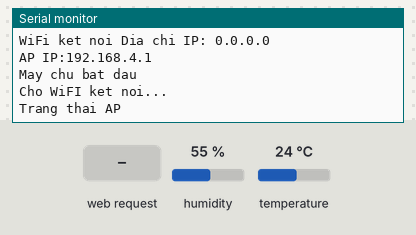
Simulated run of this sketch. Board: ESP8266 (NodeMCU). Shown: the last lines printed to the serial monitor. Wiring (inferred from the names in the program): DS1307 clock at I2C address 0x68. The inputs (shaded band) are chosen by the test bench; at power-on: humidity 55 %, temperature 24 °C. WiFi joins after 1.5 s; servers stay silent unless stated; a WiFi scan finds three made-up networks; the local clock reads 2024-03-15 10:24:30 at power-on unless the sketch sets it; storage starts empty; EEPROM starts erased.

Above: at 3.5 s.
3.6 s: HTTP request GET /setting?ssid=1&pass=1&host=1 received
At 4.8 s:
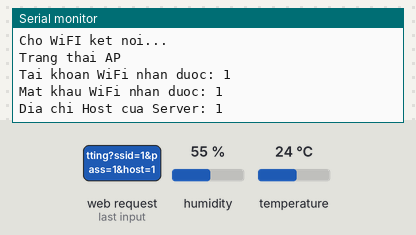
5.1 s: HTTP request GET /setting?ssid=120&pass=120&host=120 received
At 6.0 s:
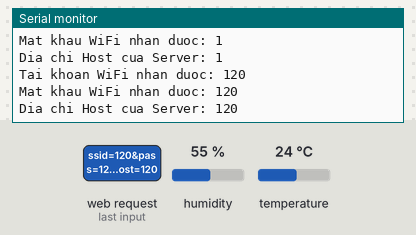

The sketch:

wifi.ino
```cpp
//Code này dùng đề kết nối WIFI và đọc các module thời gian thực DS1307, module SDcard, module DHT11
//KHi khởi động thì ESP kiểm tra EEPROM xem đã lưu ID và Pass WIFI chưa nếu đã lưu thì kết nối
//Nếu chưa lưu hoặc không kết nối được thì ESP chuyển sang chế độ AP
//Ở chế độ AP thì ESP là server và điện thoại truy cập vào WIFI của ESP
//Điện thoại vào trình và đến địa chỉ 192.168.4.1 để gửi tên WIFI , Pass và địa chỉ host
//ESP nhận được và khởi động lại là OK
//Khi ESP dùng chế độ client thì mới hiện thị thời gian, và nhiệt độ, độ ẩm.
//ESP tạo ra các file để lưu dữ liệu nhiệt độ vào file mỗi ngày có 1 file cho tchawsc


//WIFI
#include<ESP8266WiFi.h>
#include<ESP8266WebServer.h>
#include"EEPROM.h"


//SocketIO
#include <SocketIOClient.h>
#include <ArduinoJson.h>

//Ngoai vi
#include <DHT.h>
#include<Wire.h>
#include<SPI.h>
#include <SD.h>


//SocketIO
const int port = 6969;
char host[20];


//WIFI
ESP8266WebServer server(80);
const char* ssidESP   =    "DoAn2";
const char* passESP   =    "12345678";
String st;
String content;
int statusCode;
int n = 1;


//Bien luu du lieu lay tu HTML
String hsid;
String hpass;
String hhost;


////Bien luu ten wifi mat khau
String ssid;
String pass;
String iphost;

// DHT11
const int DHTPIN = 5;//Lấy dữ liệu chân D1
const int DHTTYPE = DHT11;//Sử dụng DHT11
DHT dht (DHTPIN, DHTTYPE);


// DS1307
const byte DS1307 = 0x68; //Địa chỉ của DS1307
const byte NumberOfFields = 7; //Số byte dữ liệu sẽ được đọc từ DS1307
int second, minute, hour, day, weekday, month, year; //Các biến thời gian

//SD
File myFile;


float h,t;


unsigned long sendJsonMillis = 0;
unsigned long displayMillis = 0;

extern String RID;
extern String Rfull;

void setup()
{
  Serial.begin(115200);
  delay(10);
  dht.begin();
  Wire.begin(D5, D8);// Khai báo chân cho I2C chân 0(D3 -> D5) SDA, chân 2(D4 -> D8) SCL
  setTime(19, 6, 0, 2, 12, 6, 17); //Cài đặt thời gian 12:30:45 CN 08-02-2015
  if(SD.begin(4))
  {
    openFirstFile(day, month, year);
  }

  delay(10);

  readIdPassEEPROM();

  if (WiFi.status() != WL_CONNECTED)
  {
    n = 1;
    Serial.println("Trang thai AP");
//    WiFi.mode(WIFI_STA);
//    WiFi.begin(ssid.c_str(), pass.c_str());
  }

  if (WiFi.status() == WL_CONNECTED)
  {
    n = 2;
    Serial.println("Trang thai client");
    WiFi.mode(WIFI_STA);
    WiFi.begin(ssid.c_str(), pass.c_str());

  }

}


void loop()
{
  readDHT();
  readDS1307();
  writeSD(h,t,hour,minute,second); // Ghi Nhiet do va do am vao the nho
  server.handleClient();

  if((millis()-displayMillis > 1000)&&(n==2))
  {
    displayMillis = millis();
    digitalClockDisplay();
    Serial.print("Nhiet do: ");
    Serial.println(t);
    Serial.print("Do am: ");
    Serial.println(h);
  }
}


//Ket noi WiFi
void readIdPassEEPROM(void)  // Đọc dữ liệu từ eeprom để kết nối vào mạng wifi nhà
{

  EEPROM.begin(512);
  delay(10);
  Serial.println("");
  Serial.println("Kiem tra EEPROM");
  String qsid;
  for(int i = 0; i < 32; i++)
  {
    qsid += char(EEPROM.read(i));
  }
  ssid = catChuoi(qsid); //Cat khoang trong sau chuoi
  Serial.print("SSID: ");
  Serial.println(ssid.c_str());

  String qpass;
  for (int i = 32; i < 96; i++)
  {
    qpass += char(EEPROM.read(i));
  }
  pass = catChuoi(qpass);

  String qhost;
  for (int i = 96; i < 115; i++)
  {
    qhost += char(EEPROM.read(i));
  }
  iphost = catChuoi(qhost);

  if(ssid.length() > 1)
  {
    Serial.println("Do dai ID");
    Serial.println(ssid.length());
    WiFi.begin(ssid.c_str(), pass.c_str());
      if (testWifi())
   {
     guiWeb(0);
     EEPROM.end();
     return;
   }
  }

  setupAP();
  EEPROM.end();
}


String catChuoi(String s1)
{
  String s2;
  String s3 = "";
  int len = s1.length();
  if(len <= 1) return s3;
  for (int i = 0; i< len; i++)
  {
    if (s1[i] == 124) return s2;
    s2 += s1[i];
    if (i == (len - 1)) return s3;
  }
}


bool testWifi(void)   // Xem có kết nối vào wifi được không.
{
  int c = 0;
  Serial.println("Xin vui long doi ket noi WiFi");
  while (c < 20)
  {
    if(WiFi.status() == WL_CONNECTED)
    {
      Serial.println("Da ket noi WiFi");
      return true;
    }
    delay(1000);
    c++;
  }
  Serial.println("Chua co ID va Pass WiFi, gui ID va Pass");
  return false;
}


void guiWeb(int webtype)
{
  Serial.print("WiFi ket noi ");
  Serial.print("Dia chi IP: ");
  Serial.println(WiFi.localIP());
  Serial.print("AP IP:");
  Serial.println(WiFi.softAPIP());
  createWebServer(webtype);

  server.begin();
  Serial.println("May chu bat dau");
}


void setupAP(void)
{
  WiFi.mode(WIFI_STA);
  WiFi.disconnect();
  delay(100);

  int n = WiFi.scanNetworks();
  Serial.println("Tim hoan tat");
  if(n==0)
  {
    Serial.println("Khong tim thay mang WiFi nao trong khu vuc nay");
  }
  else
  {
    Serial.print("So mang WiFi tim thay la: ");
    Serial.println(n);
    for (int i=0; i<n; ++i)
    {
      Serial.print(i + 1);
      Serial.print(": ");
      Serial.print(WiFi.SSID(i));
      Serial.print(" (");
      Serial.print(WiFi.RSSI(i));
      Serial.print(")");
      Serial.println((WiFi.encryptionType(i) == ENC_TYPE_NONE) ? " " : "*");
      delay(10);
    }
  }

  //In ra thu tu cac mang tren trang HTML
  st = "<ol>";
  for (int i=0; i< n; ++i)
  {
    st += "<li>";
    st += WiFi.SSID(i);
    st += " (";
    st += WiFi.RSSI(i);
    st += ")";
    st += (WiFi.encryptionType(i) == ENC_TYPE_NONE) ? " " : "*";
    st += "</li>";
  }
  st += "</ol>";
  delay(100);
  Serial.println("Mo AP");
  Serial.println(ssidESP);
  Serial.println(passESP);
  WiFi.softAP(ssidESP, passESP);

  guiWeb(1);
  Serial.println("Cho WiFI ket noi...");
}


void createWebServer(int webtype)
{

  if (webtype == 1)
  {
    server.on("/", [] ()
    {
      IPAddress ip = WiFi.softAPIP();
      String ipStr = String(ip[0]) + '.' + String(ip[1]) + '.' + String(ip[2]) + '.' + String(ip[3]);
      content = "<!DOCTYPE HTML>\r\n<html><h2>DoAn2</h2>";

      content += "<form method=\"get\" action=\"setting\">";

      content += "<div>Wifi</div>";
      content += "<div><input name=\"ssid\" size=\"40\"></div>";

      content += "<div>Mat Khau</div>";
      content += "<div><input name=\"pass\" size=\"40\"></div>";

      content += "<div>Dia chi host</div>";
      content += "<div><input name=\"host\" size=\"40\"></div>";

      content += "<div><input type='submit'></div>";

      content += "<p>";
      content += st;
      content += "</p>";
      content += "</html>";

      server.send(200, "text/html", content);
    });

    server.on("/setting", [] ()
    {
      hsid = server.arg("ssid");
      hpass = server.arg("pass");
      hhost = server.arg("host");


      if (hsid.length() > 0 && hpass.length()>0)
      {
        EEPROM.begin(512);
        for (int i = 0; i < 115; i++)
        {
          EEPROM.write(i, 0);
        }

        EEPROM.commit();

        Serial.print("Tai khoan WiFi nhan duoc: ");
        Serial.println(hsid);
        for(int i = 0; i < hsid.length(); i++)
        {
          EEPROM.write(i, hsid[i]);
        }
        EEPROM.write(hsid.length(),124);
        Serial.println("");

        Serial.print("Mat khau WiFi nhan duoc: ");
        Serial.println(hpass);
       for(int i = 0; i < hpass.length(); i++)
        {
          EEPROM.write(32 + i, hpass[i]);
        }
        EEPROM.write(hpass.length() + 32,124);
        Serial.println("");


        Serial.print("Dia chi Host cua Server: ");
        Serial.println(hhost);
        for(int i = 0; i <hhost.length(); i++)
        {
          EEPROM.write(96+i, hhost[i]);
        }
        EEPROM.write(hhost.length() + 96,124);
        Serial.println("");
        EEPROM.commit();
        EEPROM.end();


        content = "{\"Thanh Cong\":\"Luu vao he thong. Khoi dong lai ten wifi moi\"}";
        statusCode = 200;
      }

      else
      {

        content = "{\"Error\":\"404 not found\"}";
        statusCode = 404;
      }
      server.send(statusCode, "application/json", content);
    });
  }

  else if (webtype == 0)
  {
    return;
    server.on("/", []()
    {
      IPAddress ip = WiFi.localIP();
      String ipStr = String(ip[0]) + '.' + String(ip[1]) + '.' + String(ip[2]) + '.' + String(ip[3]);
      content = "<!DOCTYPE HTML>\r\n<html><h2>Nhap HOST SERVER</h2>";
      content += "<form method=\"get\"action=\"setting\">";
      content += "<div>Host</div>";
      content += "<div><input name=\"host\" size=\"40\"></div>";
      content += "<div><input type='submit'></div>";

      server.send(200, "text/html", content);
    });

    server.on("/setting", [] ()
    {
      EEPROM.begin(512);
      for (int i = 96; i < 115; i++)
      {
         EEPROM.write(i, 0);
      }


      hhost = server.arg("host");
      Serial.print("Dia chi Host nhan duoc la: ");
      Serial.println(hhost);
      for (int i = 96; i < hhost.length() + 96; i++)
      {
        EEPROM.write(96+i, hhost[i]);
      }

      EEPROM.commit();
      EEPROM.end();
    });
  }
}


//Ket noi SocketIO
void connectServer(void)
{
  iphost.toCharArray(host,20);
  Serial.print("Conecting to ");
  Serial.print(host);
  Serial.print(":");
  Serial.println(port);
}


//DHT11
void readDHT()
{
  h = dht.readHumidity(); //Đọc độ ẩm
  t = dht.readTemperature(); //Đọc nhiệt độ
}


//DS1307
void readDS1307()
{
  Wire.beginTransmission(DS1307);
  Wire.write((byte)0x00);
  Wire.endTransmission();
  Wire.requestFrom(DS1307, NumberOfFields);
  second  = bcd2dec(Wire.read() & 0x7f);
  minute  = bcd2dec(Wire.read() );
  hour    = bcd2dec(Wire.read() & 0x3f);
  weekday = bcd2dec(Wire.read() );
  day     = bcd2dec(Wire.read() );
  month   = bcd2dec(Wire.read() );
  year    = bcd2dec(Wire.read() );
  year += 2000;
}
int bcd2dec(byte num)
{
  return ((num/16 * 10) + (num % 16));
}
int dec2bcd(byte num)
{
  return ((num/10 * 16) + (num % 10));
}
void setTime(byte hr, byte min, byte sec, byte wd, byte d, byte mth, byte yr)
{
  Wire.beginTransmission(DS1307);
  Wire.write(byte(0x00));
  Wire.write(dec2bcd(sec));
  Wire.write(dec2bcd(min));
  Wire.write(dec2bcd(hr));
  Wire.write(dec2bcd(wd));
  Wire.write(dec2bcd(d));
  Wire.write(dec2bcd(mth));
  Wire.write(dec2bcd(yr));
  Wire.endTransmission();
}
void digitalClockDisplay()
{
    Serial.print("Thoi gian: ");
    Serial.print(hour);
    printDigits(minute);
    printDigits(second);
    Serial.print("    Thu: ");
    Serial.print(weekday);
    Serial.print("    Ngay: ");
    Serial.print(day);
    Serial.print("-");
    Serial.print(month);
    Serial.print("-");
    Serial.println(year);
}
void printDigits(int digits)
{
    // các thành phần thời gian được ngăn chách bằng dấu :
    Serial.print(":");

    if(digits < 10) Serial.print('0');
    Serial.print(digits);
}
//SDcard
void openSD(int d, int m, int y)
{
  myFile = SD.open(String(d,DEC) + "-" + String(m,DEC) + "-" + String(y,DEC) + ".txt",FILE_WRITE);
  myFile = SD.open(String(d,DEC) + "-" + String(m,DEC) + "-" + String(y,DEC) + ".txt");
}
void writeSD(float h, float t, int hr, int mi, int sec)
{
  if((hour==0)&&(minute==0)&&(second==0))
  {
    myFile.close();
    openSD(day,month,year);
  }
  while(sec==0)
  {
    myFile.println("Giờ: " + String(hr,DEC) + ":" + (mi,DEC) + ":" + (sec,DEC));
    myFile.println("Nhiệt độ: " + String(t,DEC));
    myFile.println("Độ ẩm: " + String(h,DEC));
  }
}


void openFirstFile(int d, int m, int y)
{
  myFile = SD.open(String(d,DEC) + "-" + String(m,DEC) + "-" + String(y,DEC) + ".txt");
  if(!myFile.available())
  {
    openSD(d,m,y);
  }
}
```

Measured:
- after the input at 3.6 s, the serial monitor: prints a new line at once (image 1)
- after the input at 5.1 s, the serial monitor: prints a new line at once (image 2)
